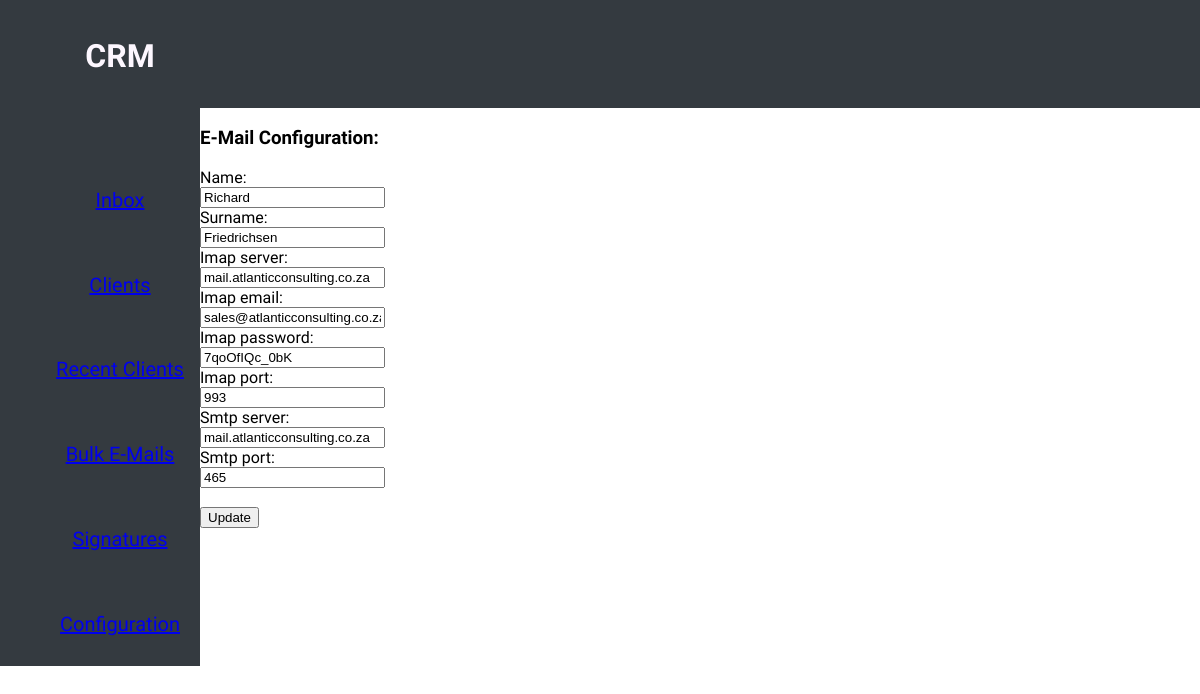
The app's page /user/configuration/ with its own data.
### B_User/models.py (models this page shows)
class User(models.Model):
    name = models.CharField(max_length=50)
    surname = models.CharField(max_length=50)
    imap_server = models.CharField(max_length=50)
    imap_email = models.EmailField()
    imap_password = models.CharField(max_length=50)
    imap_port = models.CharField(max_length=50)
    smtp_server = models.CharField(max_length=50, null=True)
    smtp_port = models.CharField(max_length=50, null=True)
    def __str__(self):
        return f"{self.name} {self.surname}"

### B_User/views.py (the view)
# urls.py: path('configuration/', views.list_config, name="list_config"),
def list_config(request):
    config = User.objects.first()
    print(config)
    submitted = False
    if request.method == "POST":
        form = add_config(request.POST, instance=config)
        if form.is_valid():
            form.save()
            return redirect('emails:list_emails')
    else:
        form = add_config(instance=config)
    if 'submitted' in request.GET:
        submitted = True
    return render(request, "configuration.html", {"form": form, 'submitted': submitted, 'config': config})

### B_User/configuration_from.py
class add_config(ModelForm):
    class Meta:
        model = User
        fields = '__all__'

### templates/configuration.html (shortened to what this page needs)
{% extends 'main.html'%}
{% block content %}
    <h3 class="addheaders">E-Mail Configuration:</h3>
         <div class="card card-form">
            <form action="" method=POST>
                {% for field in form %}
                <div class="form-field">
                    {{ field.label_tag }}
                    <br>
                    {{ field }}
                </div>
                {% endfor %}
                <br>
                <input type="submit" value="{% if config is None %}Submit{% else %}Update{% endif%}" class="btn btn-primary">
            </form>
        </div>
{% endblock %}

### static/main.css (style rules this page uses)
:root { --writing-color: #FDF7FF; --background-color: #343a40; --button-color: #00A989; }
body { margin: 0px; display: grid; height: 100%; grid-template-rows: repeat(12, 1fr); grid-template-columns: repeat(12, 1fr); font-family: 'Familjen Grotesk', sans-serif; }

### records on screen
User: form "Richard" "Friedrichsen" "mail.atlanticconsulting.co.za" "sales@atlanticconsulting.co.za" "7qoOfIQc_0bK" "993" "mail.atlanticconsulting.co.za" "465"

### other values on screen
{{ field.label_tag }} "Name:" "Surname:" "Imap server:" "Imap email:" "Imap password:" "Imap port:" "Smtp server:" "Smtp port:"
